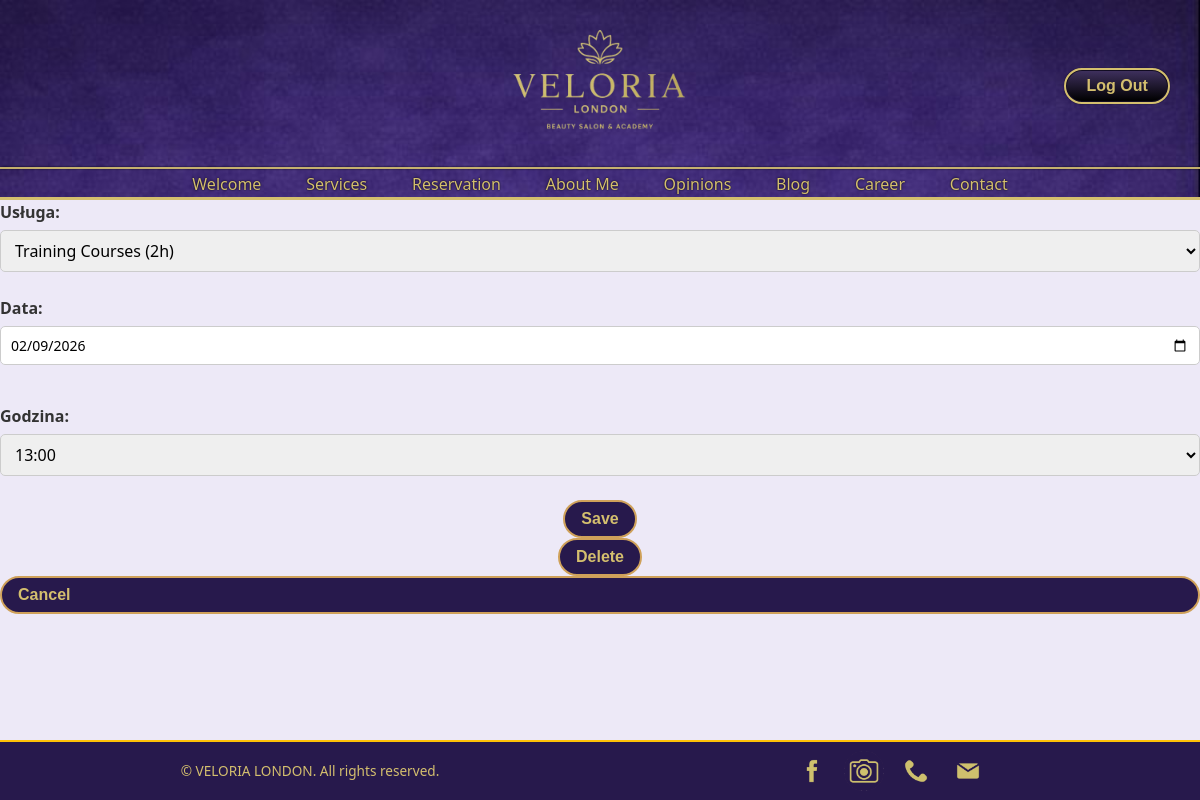
Screenshot of /manage_reservation/23/ (signed in) with the database file from the repository.
### main/models.py (models this page shows, shortened)
class Reservation(models.Model):
    user = models.ForeignKey(
        User,
        on_delete=models.CASCADE,
        related_name='reservations',
        default=1
    )
    service = models.ForeignKey(
        'Service',           # nazwa modelu usług
        on_delete=models.CASCADE,
        related_name='reservations'
    )
    date = models.DateField()
    time = models.TimeField()
    created_at = models.DateTimeField(auto_now_add=True)

class Service(models.Model):
    title = models.CharField(max_length=200)
    description = models.TextField(blank=True)
    file_path = models.CharField(max_length=500)
    time = models.IntegerField(null=True, blank=True)

### main/views.py (the view, shortened to what this page needs)
@login_required(login_url='login')
def manage_reservation(request, pk):
    reservation = get_object_or_404(Reservation, pk=pk, user=request.user)
    services = Service.objects.all()
    hours = [f"{h:02d}:00" for h in range(8, 20)]
    return render(request, "main/manage_reservation.html", {
        "reservation": reservation,
        "services": services,
        "hours": hours,
    })

### main/templates/main/manage_reservation.html (shortened to what this page needs)
{% load static %}
<!DOCTYPE html>
<html>
<head>
     <link rel="stylesheet" href="{% static 'main/css/style.css' %}">
     <link href="https://cdn.jsdelivr.net/npm/bootstrap@5.3.0/dist/css/bootstrap.min.css" rel="stylesheet">
</head>
{% include "partials/header.html" %}
  <form method="post" ction="{% url 'manage_reservation' reservation.id %}">
     <label for="service">Usługa:</label>
    <select name="service" id="service">
        {% for service in services %}
            <option value="{{ service.id }}" {% if service == reservation.service %}selected{% endif %}>
                {{ service.title }} ({{ service.time }}h)
            </option>
        {% endfor %}
    </select><br><br>
    <label for="date">Data:</label>
    <input type="date" name="date" value="{{ reservation.date|date:'Y-m-d' }}"><br><br>
    <label for="hour">Godzina:</label>
    <select name="hour">
        {% for h in hours %}
            <option value="{{ h }}" {% if h == reservation.time|time:"H:i" %}selected{% endif %}>{{ h }}</option>
        {% endfor %}
    </select><br><br>
    <button type="submit" name="save" class="book-btn">Save</button>
    <button type="submit" name="delete" onclick="return confirm('Are you sure?');" class="book-btn">Delete</button>
    <a href="{% url 'calendar' %}" class="book-btn" >Cancel</a>
    </form>
{% include "partials/footer.html" %}
</body>
</html>

### main/static/main/css/style.css (style rules this page uses)
body,* { padding: 0; margin: 0; }
html { scroll-behavior: smooth; overflow-x: hidden; }
.book-btn { border: 2px solid #cfa15a; background-color: #27194c; color: #d4bf6e; padding: 5px 16px !important; height: auto !important; margin: auto; font-family: 'Montserrat', sans-serif !important; font-weight: 600 !important; display: flex !important; align-items: center; gap: 20px; font-size: 16px; border-radius: 25px; cursor: pointer; transition: none; text-decoration: none; }
label { display: block; margin-bottom: 6px; font-weight: 600; color: #333; }
select, input[type="date"], input[type="time"] { width: 100%; padding: 8px 10px; margin-bottom: 15px; border: 1px solid #ccc; border-radius: 5px; box-sizing: border-box; font-size: 14px; transition: border-color 0.3s ease; }

### rows the page displays
Reservation: service "Training Courses (2h)", date "02/09/2026", hour "13:00"
